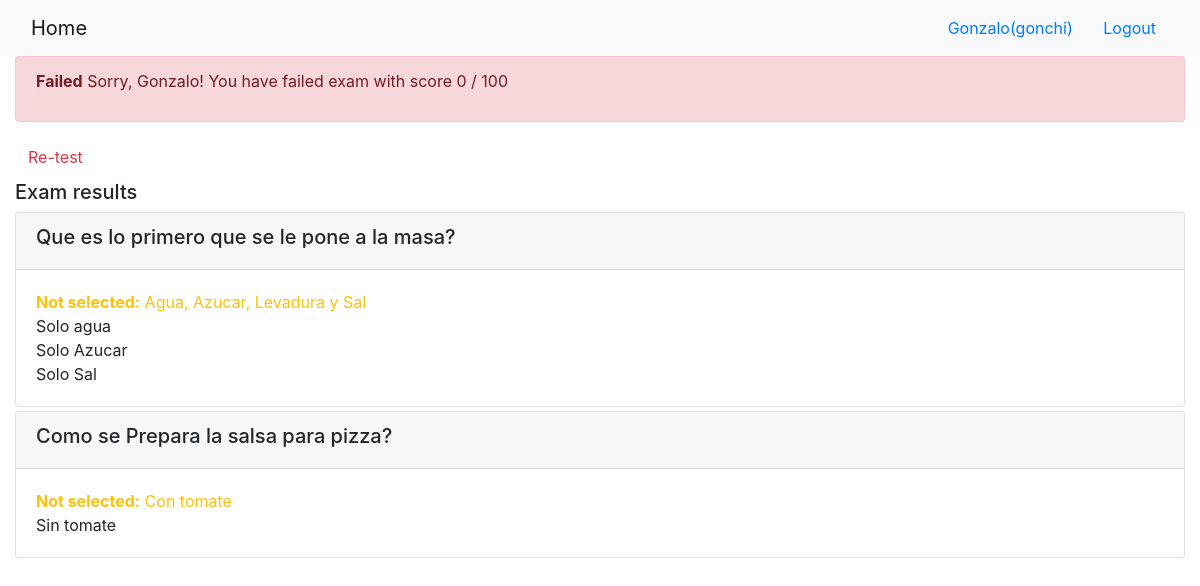
Page /onlinecourse/course/3/submission/3/result/ (signed in) on the committed database.
### onlinecourse/models.py (models this page shows, shortened)
class Question(models.Model):
    course = models.ForeignKey(Course, on_delete = models.CASCADE)
    lesson = models.ForeignKey(Lesson, on_delete = models.CASCADE)
    question_text = models.CharField(max_length = 200)
    grade = models.IntegerField(default = 1)
    def is_get_score(self, selected_ids):
        all_answers = self.choice_set.filter(is_correct = True).count()
        selected_correct = self.choice_set.filter(is_correct = True, id__in = selected_ids).count()
        if all_answers == selected_correct:
            return True
        else:
            return False

class Choice(models.Model):
    question = models.ForeignKey(Question, on_delete = models.CASCADE)
    choice_text = models.CharField(max_length = 200)
    is_correct = models.BooleanField(default = False)

### onlinecourse/views.py (the view)
# urls.py: path('course/<int:course_id>/submission/<int:submission_id>/result/', views.show_exam_result, name='show_exam_result'),
def show_exam_result(request, course_id, submission_id):
    submission = get_object_or_404(Submission, id=submission_id)
    course = get_object_or_404(Course, id=course_id)
    selected_ids = submission.choices.values_list('id', flat=True)
    questions = Question.objects.filter(course = course)
    total_score = 100
    num_questions = questions.count()
    correct_questions = 0
    for question in questions:
        if question.is_get_score(selected_ids):
            correct_questions += 1
    score = int((correct_questions / num_questions) * 100)
    print(score)
    context = {
        "course": course,
        "selected_ids": selected_ids,
        "grade": score,
        "total_score": total_score,
    }
    return render(request, 'onlinecourse/exam_result_bootstrap.html', context)

### onlinecourse/templates/onlinecourse/exam_result_bootstrap.html (shortened to what this page needs)
<!DOCTYPE html>
<html lang="en">
<head>
    {% load static %}
    <link rel="stylesheet" href="https://maxcdn.bootstrapcdn.com/bootstrap/4.5.2/css/bootstrap.min.css">
</head>
<body class="mb-5">
    <nav class="navbar navbar-light bg-light">
        <div class="container-fluid">
            <div class="navbar-header">
                <a class="navbar-brand" href="{% url 'onlinecourse:index' %}">Home</a>
            </div>
            <ul class="nav navbar-nav navbar-right">
                {% if user.is_authenticated %}
                    <li>
                        <a class="btn btn-link" href="#">{{ user.first_name }}({{ user.username }})</a>
                        <a class="btn btn-link" href="{% url 'onlinecourse:logout' %}">Logout</a>
                    </li>
                {% endif %}
            </ul>
        </div>
    </nav>
    <div class="container-fluid">
        {% if grade > 80 %}
            <div class="alert alert-success">
                <p><b>Congratulations, {{user.first_name}}!</b> You have passed the exam and complete the course with score {{grade}} / {{total_score}}</p>
            </div>
        {% else %}
            <div class="alert alert-danger">
                <p><b>Failed</b> Sorry, {{user.first_name}}! You have failed exam with score {{grade}} / {{total_score}}</p>
            </div>
            <a class="btn btn-link text-danger" href="{% url 'onlinecourse:course_details' course.id %}">Re-test</a>
        {% endif %}
        <div class="card-columns-vertical mt-1">
            <h5 class="">Exam results</h5>
            {% for question in course.question_set.all %}
                <div class="card mt-1">
                    <div class="card-header"><h5>{{ question.question_text}}</h5></div>
                    <div class="card-body">
                        {% for choice in question.choice_set.all %}
                            {% if choice.is_correct and choice.id in selected_ids %}
                                <p class="m-0 text-success" id="{{choice.id}}">{{ choice.choice_text }}</p>
                            {% elif choice.is_correct %}
                                <p class="m-0 text-warning" id="{{choice.id}}"><b>Not selected:</b> {{ choice.choice_text }}</p>
                            {% elif not choice.is_correct and choice.id in selected_ids %}
                                <p class="m-0 text-danger" id="{{choice.id}}"><b>Incorrect Answer:</b> {{ choice.choice_text }}</p>
                            {% else %}
                                <p class="m-0" id="{{choice.id}}">{{ choice.choice_text }}</p>
                            {% endif %}
                        {% endfor %}
                    </div>
                </div>
            {% endfor %}
        </div>
    </div>
</body>
</html>

### rows in the picture
Question: question_text "Que es lo primero que se le pone a la masa?"
Choice: choice_text "Agua, Azucar, Levadura y Sal"
Choice: choice_text "Solo agua"
Choice: choice_text "Solo Azucar"
Choice: choice_text "Solo Sal"
Question: question_text "Como se Prepara la salsa para pizza?"
Choice: choice_text "Con tomate"
Choice: choice_text "Sin tomate"

### other values in the picture
{{ user.first_name }} "Gonzalo"
{{ user.username }} "gonchi"
{{ grade }} "0"
{{ total_score }} "100"
